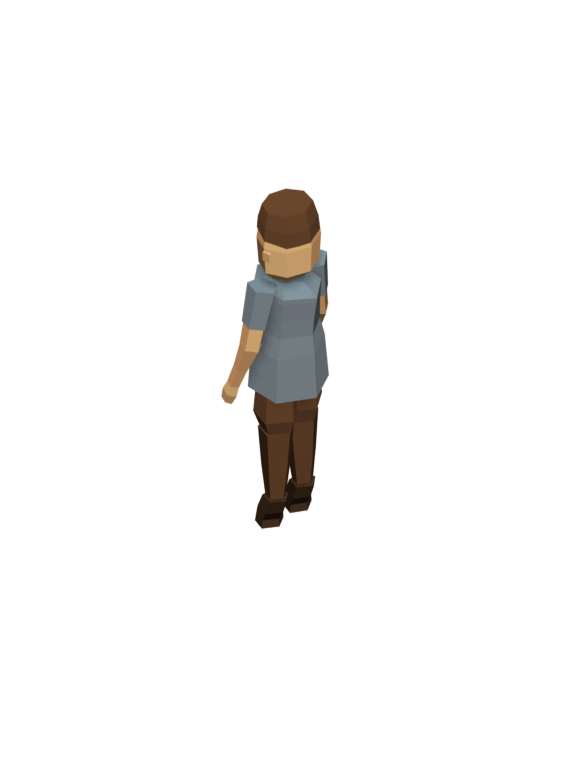
#> input picture villager/renders/vg4_idle_5_180_raw.png, 576 x 768 px
$ python -i compose.py   (imports and definitions only)
#> lines starting #> are read from the running program, lines starting #| are printed output that depends on the picture; after the words box and inside, x2 and y2 are one past the last pixel; in counts of white or black regions, pixels touching at a corner belong together
"""compose.py — пост-обработка кадров жителя: контур, тень, посадка в клетку.

    $PY3 tools/compose.py --anims idle,walk,work --tag vg
    $PY3 tools/compose.py --ppu 384 --res 576,768 --tag vg4 --out out4

Читает renders/<тег>_<анимация>_<кадр>_<поворот>_raw.png, пишет out/<тег>_...png
и out/<тег>_sprites.json.

Два канонных элемента рисуются ЗДЕСЬ, а не в меше:

* **контур** `#0E120E` — расширение силуэта на 2 px при 96 ppu (канон 0.6..3.5);
* **контактная тень** — ПЛОСКИЙ ЭЛЛИПС В ЭКРАННЫХ ПИКСЕЛЯХ. Проекция наземного
  пятна в этой изометрии всегда даёт bbox h/w = tan 30 = 0.577, а канон требует
  0.045..0.263, поэтому пятно рисуется сразу на экране, а большая ось идёт вдоль
  линии контакта ступней (у человека это направление мировой оси Y: на экране
  −30°, как у лопаты).

КЛЕТКА ФИКСИРОВАННАЯ — 112 x 132, опора в (56, 106), как в атласе героя
(mapgen2/assets/hero/atlas.json). Кадры анимации обязаны иметь ОДНУ клетку и
один якорь: иначе персонаж на экране дёргается при смене кадра.
"""
import argparse
import json
import math
import os
import sys

import numpy as np
from PIL import Image, ImageFilter

HERE = os.path.dirname(os.path.abspath(__file__))
ROOT = os.path.dirname(HERE)
RENDERS = os.path.join(ROOT, 'renders')
OUT = os.path.join(ROOT, 'out')

RES_X, RES_Y = 144, 192
PPU = 96.0
TARGET_Z = 0.42
AZ = math.radians(45.0)
EL = math.atan(1.0 / math.sqrt(2.0))
RIGHT = (math.cos(AZ), -math.sin(AZ), 0.0)
UP = (-math.sin(EL) * math.cos(AZ), -math.sin(EL) * math.sin(AZ), math.cos(EL))

CELL = (112, 132)          # клетка атласа (как у героя)
ANCHOR = (56.0, 106.0)     # пиксель клетки, куда проецируется (0,0,0)
OUTLINE_RGB = (14, 18, 14)
OUTLINE_DILATE = 1         # MaxFilter(3): обводка 2.00 px — как у героя
SHADOW_RGB = (11, 14, 11)
# Пятно под человеком: подобранo замером (tools/fit_shadow.py — сетка -> замер).
SHADOW = dict(a=20.0, b=4.5, angle_deg=0.0, alpha=0.55, blur=1.6, shift=(2.0, 7.5))

# Пятно рубки ШИРЕ подобранного для покоя, и это не «на глаз»: в стойке ступни
# разнесены ВПЕРЁД-НАЗАД (poses.WORK: hip_l=16, hip_r=-13), и размах контакта
# сапог, посчитанный по геометрии (villager/tools/axe_probe.py --stance),
# выходит в 1.5..1.9 раза больше, чем в покое. Силуэт от этого тоже шире, но
# пятно покоя (40 px) перестаёт ему соответствовать: гейт мерил
# ширина/силуэт 0.61..0.69 при норме 0.70..2.00 (18 WARN из 352 кадров).
# Проверено замером: a=26, b=5.0 дают 0.79..1.27 по восьми поворотам —
# внутри нормы, и ближе к ядру канона (0.85..1.05), чем пятно покоя.


SHADOW_WORK = dict(a=26.0, b=5.0, angle_deg=0.0, alpha=0.55, blur=1.6,
                   shift=(2.5, 7.5))


def project(p, res=(RES_X, RES_Y), ppu=PPU, target=(0.0, 0.0, TARGET_Z)):
    x, y, z = (p[0] - target[0], p[1] - target[1], p[2] - target[2])
    sx = x * RIGHT[0] + y * RIGHT[1] + z * RIGHT[2]
    sy = x * UP[0] + y * UP[1] + z * UP[2]
    return res[0] / 2.0 + sx * ppu, res[1] / 2.0 - sy * ppu


def ellipse_mask(size, sh):
    W, H = size
    yy, xx = np.mgrid[0:H, 0:W]
    t = math.radians(sh['angle_deg'])
    ct, st = math.cos(t), math.sin(t)
    dx = xx - sh['cx']
    dy = yy - sh['cy']
    u = (dx * ct + dy * st) / max(sh['a'], 1e-6)
    v = (-dx * st + dy * ct) / max(sh['b'], 1e-6)
    return ((u * u + v * v) <= 1.0).astype(np.uint8) * 255


def compose(raw_path, ppu=PPU, res=(RES_X, RES_Y), cell=CELL, anchor=ANCHOR,
            shadow=SHADOW, outline=True, save_path=None):
    """Один кадр -> клетка атласа. Возвращает (PIL.Image, anchorX, anchorY)."""
#> called with raw_path = '../renders/vg4_idle_5_180_raw.png', ppu = 96, res = (144, 192), cell = (112, 132), anchor = (56, 106), outline = True
    img = Image.open(raw_path).convert('RGBA')
#> img is the input picture: PIL image 576x768 RGBA; mean R, G, B, A 5.4, 4.7, 4, 12.9
    W, H = img.size
#> W = 576; H = 768
    k = ppu / PPU
    ax, ay = project((0.0, 0.0, 0.0), res=res, ppu=ppu)

    sh = dict(shadow)
    sh['a'] *= k
    sh['b'] *= k
    sh['blur'] *= k
    sh['cx'] = ax + sh['shift'][0] * k
    sh['cy'] = ay + sh['shift'][1] * k
    m = ellipse_mask((W, H), sh)
    m = np.array(Image.fromarray(m).filter(ImageFilter.GaussianBlur(max(0.5, sh['blur']))))
    sa = (m.astype(np.float32) / 255.0) * shadow['alpha']

    base = np.array(img).astype(np.float32)
    obj_a = base[:, :, 3] / 255.0
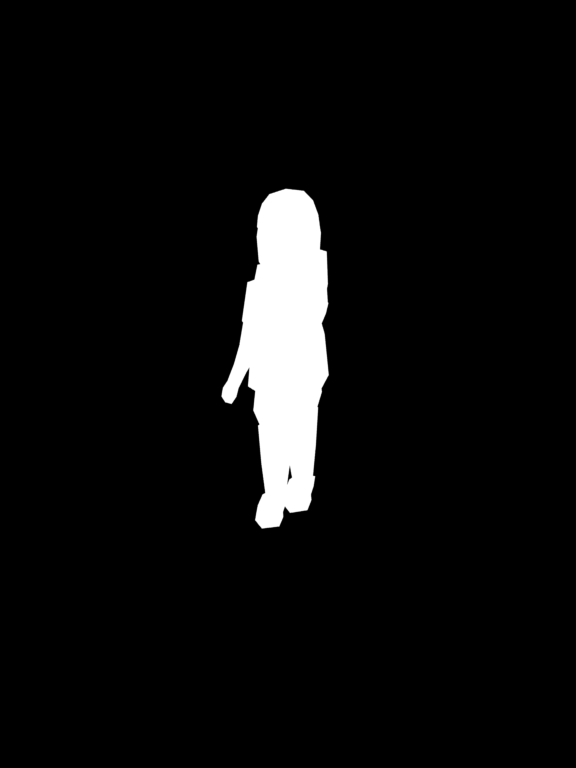
#> obj_a: shape (768, 576) float32; min 0, max 1, mean 0.0505

    if outline:
        dil = max(1, int(round(OUTLINE_DILATE * k)))
        sil = (base[:, :, 3] > 8).astype(np.uint8) * 255
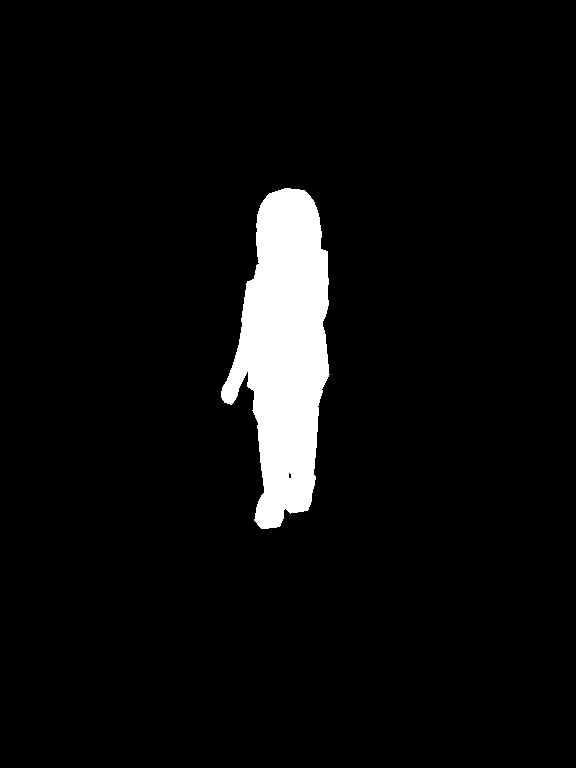
#> sil: shape (768, 576); 5.2% white; 1 white region, box (x1, y1, x2, y2) and area: (221, 188, 330, 529) 23051
        grown = np.array(Image.fromarray(sil).filter(ImageFilter.MaxFilter(2 * dil + 1)))
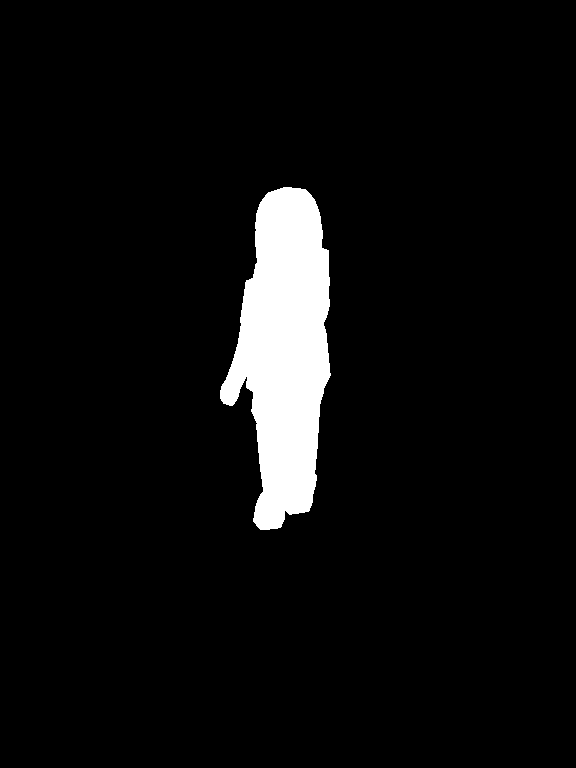
#> grown: shape (768, 576); 5.4% white; 1 white region, box (x1, y1, x2, y2) and area: (220, 187, 331, 530) 24096
        ring = np.clip(grown.astype(np.float32) - base[:, :, 3], 0, 255)
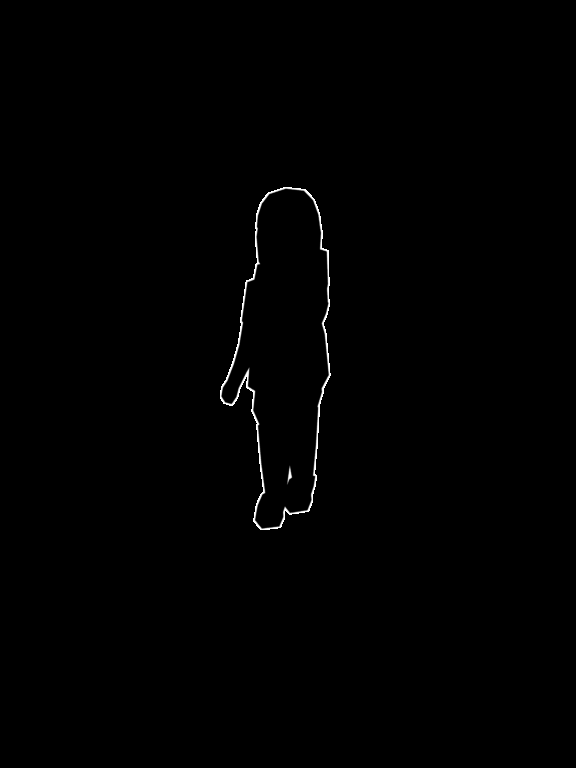
#> ring: shape (768, 576) float32; min 0, max 255, mean 1
        ring_a = ring / 255.0
        out_a = obj_a + ring_a * (1 - obj_a)
        col = np.array(OUTLINE_RGB, np.float32)[None, None, :]
        rgb = (base[:, :, :3] * obj_a[..., None]
               + col * (ring_a * (1 - obj_a))[..., None]) / np.maximum(out_a[..., None], 1e-6)
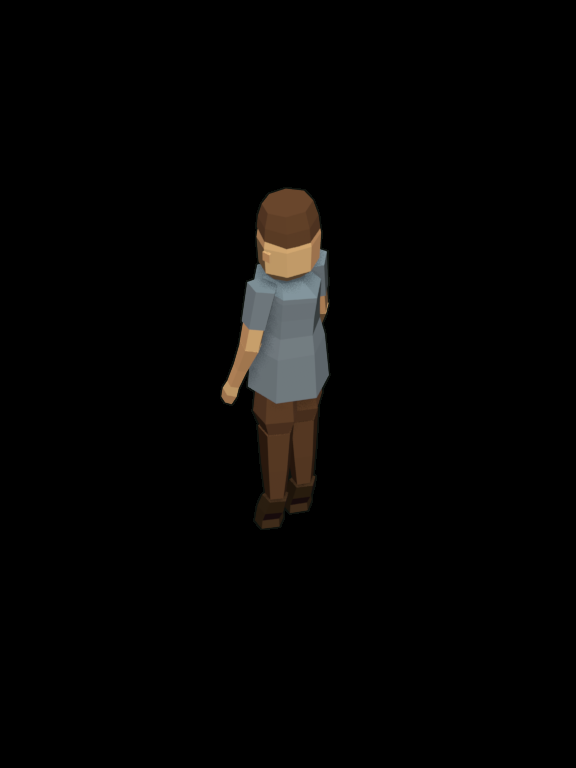
#> rgb: shape (768, 576, 3) float32; mean R, G, B 5.3, 4.6, 4
        base = np.concatenate([rgb, (out_a * 255)[..., None]], axis=2)
        obj_a = out_a

    mixed_a = np.clip(obj_a + sa * (1 - obj_a), 0, 1)
    sh_rgb = np.array(SHADOW_RGB, np.float32)[None, None, :]
    w_sh = (sa * (1 - obj_a))[..., None]
    rgb = (base[:, :, :3] * obj_a[..., None] + sh_rgb * w_sh) / np.maximum(mixed_a[..., None], 1e-6)
    out = np.clip(np.concatenate([rgb, (mixed_a * 255)[..., None]], axis=2), 0, 255).astype(np.uint8)

    # Посадка в клетку: опора обязана лечь в ANCHOR. Окно фиксированное — иначе
    # кадры анимации поедут друг относительно друга.
    cw, ch = cell
    x0 = int(round(ax - anchor[0]))
    y0 = int(round(ay - anchor[1]))
    canvas = Image.new('RGBA', (cw, ch), (0, 0, 0, 0))
#> canvas: PIL image 112x132 RGBA; every value is 0
    src = Image.fromarray(out, 'RGBA')
    canvas.alpha_composite(src, (-x0, -y0))
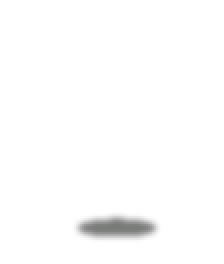
#> canvas: PIL image 112x132 RGBA (shown 2 times larger); mean R, G, B, A 0.5, 0.6, 0.5, 2.6; transparent parts drawn white
    if save_path:
        os.makedirs(os.path.dirname(save_path), exist_ok=True)
        canvas.save(save_path)
    return canvas, anchor[0], anchor[1]


# Число кадров, к/с и зацикленность анимаций берутся из poses.ANIMS — из ТОГО ЖЕ
# файла, которым собраны кадры, а не из отчёта рендера. Отчёт пишется на каждый
# прогон build_live.py, и прогон ОДНОЙ анимации (например, только рубки) оставлял
# в нём одну строку: compose тогда считал бы, что в покое 8 кадров вместо 6, и
# половина кадров покоя в атлас бы не попала. Один источник правды дешевле
# сверки двух.
FALLBACK_ANIMS = {'idle': dict(frames=6, fps=8.0, loop=True),
                  'walk': dict(frames=8, fps=12.0, loop=True),
                  'work': dict(frames=8, fps=12.0, loop=False)}


# [82 lines left out: functions anims_from_code, main, not called in this run]


# [2 lines not run here, left out]

>>> result = compose('../renders/vg4_idle_5_180_raw.png')
